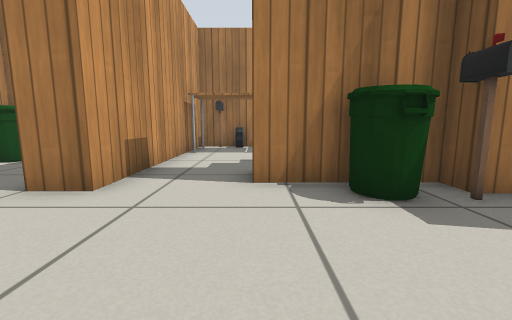
[1] (above)

19 first-person views from a walk through a Gazebo world. The camera is 0.5 m above the floor, tilts 8° down and sees 90° across. Floor lines are 1 m apart. The floor is counted in squares, 0.5 m on a side. Each view is taken from the middle of a square. On the plan, view 1 faces up. The plan holds only what a view shows up to about 11 squares ahead; the rest is blank. Gazebo's built-in surfaces are drawn with simple patterns.

[2]
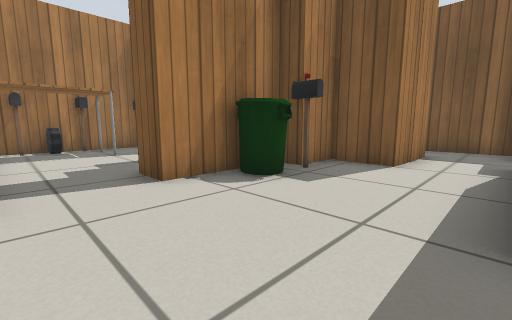

[3]
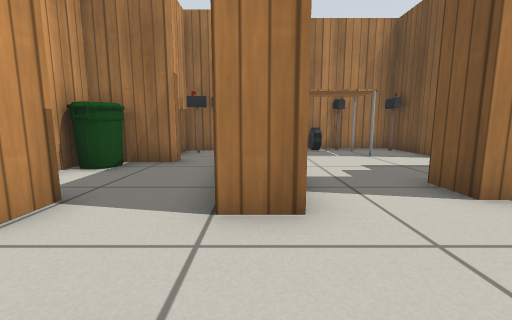

[4]
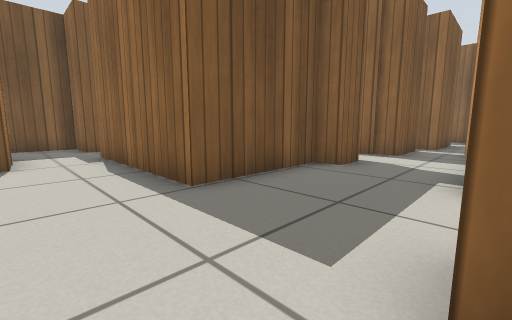

[5]
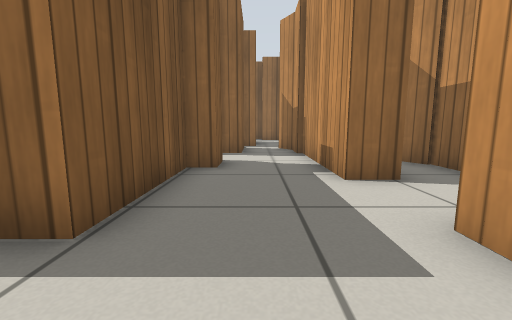

[6]
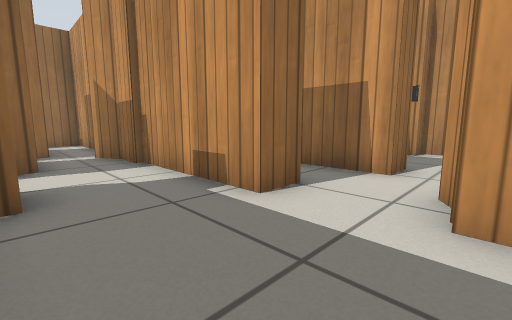

[7]
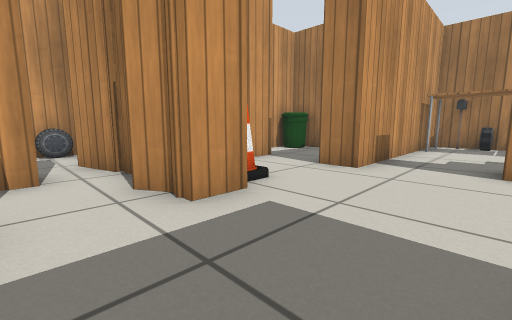

[8]
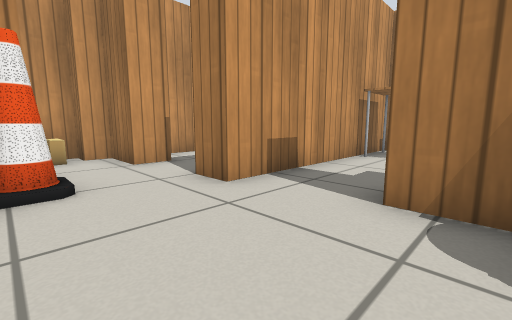

[9]
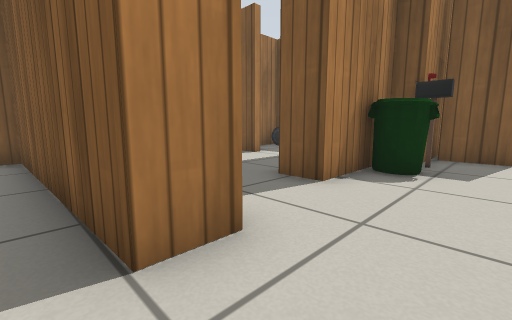

[10]
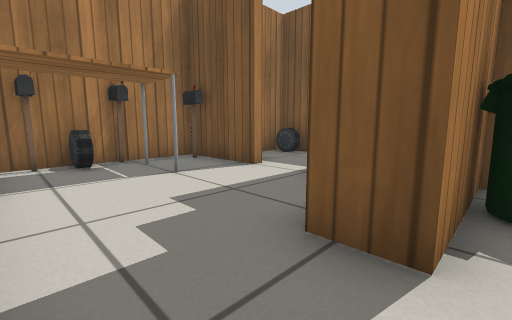

[11]
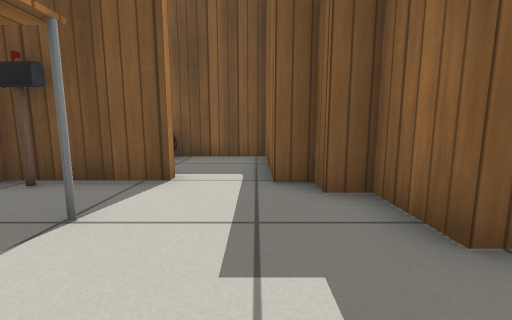

[12]
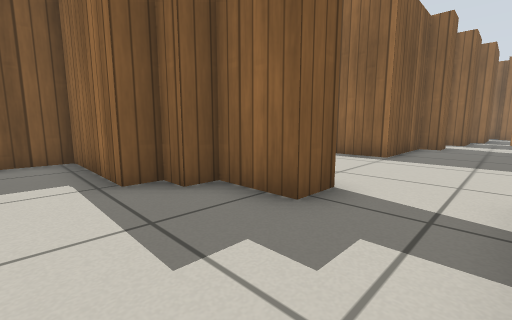

[13]
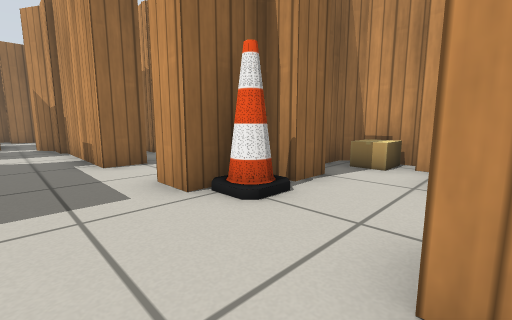

[14]
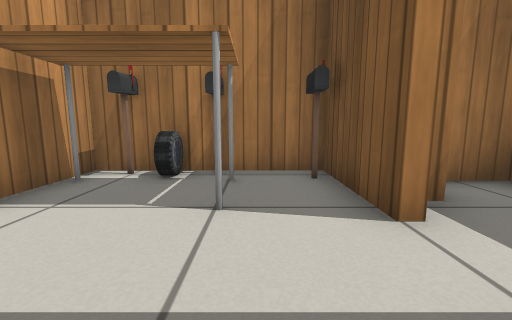

[15]
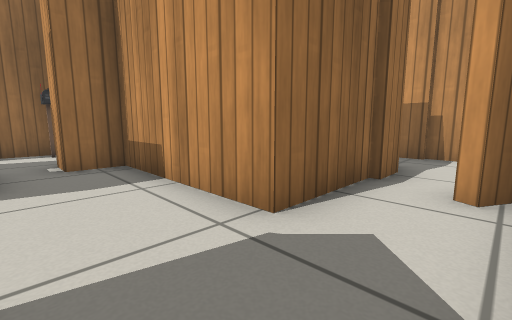

[16]
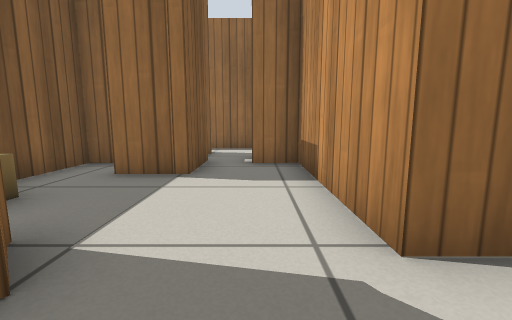

[17]
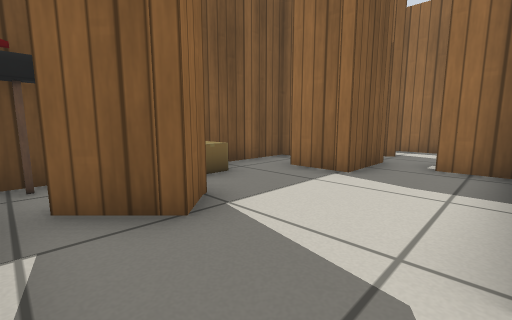

[18]
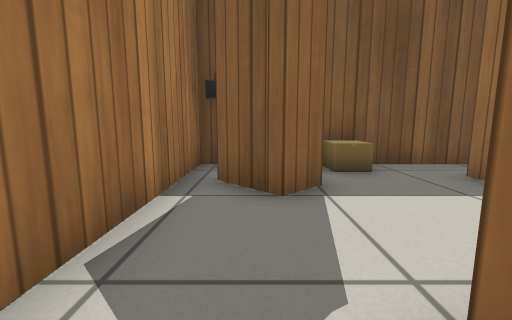

[19]
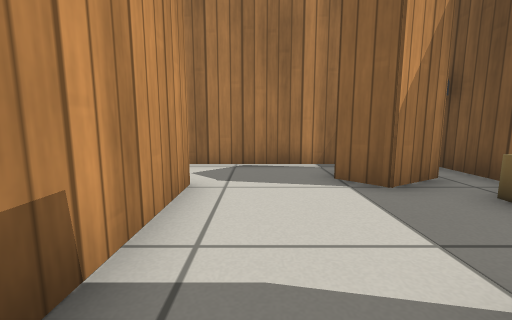

### Floor plan
Points are (right, up) in squares from view 1. A wall is a line through its corners. A room is listed if a view was taken in it or the views show most of it. See-through windows are left out.
Room 1 (views 1, 2, 3, 4, 5, 6, 8, 10, 13)
walls: (0.6, -0.1) (5.9, -0.1); (5.6, 3.7) (3.1, 3.7) (3.1, 4.3) (-0.1, 4.3); (-2.4, 3.7) (-3.4, 3.7); (-2.9, 0.7) (-2.9, -0.3); (7.2, 1.7) (4.5, 1.9) (4.5, 3.5); (7.5, -0.6) (7.5, -0.1) (9.3, -0.1) (9.3, 2.4)
ways out: opening at (-1, 0) to room 2; opening at (-3, 2) to room 3; opening at (-1.5, 5) to room 4
objects: bin (2, 3) to (2, 4); postbox (3, 3)
Room 2 (view 7)
walls: (-0.1, -4.9) (-0.1, -3.8) (0.6, -3.8) (0.6, -0.1); (0.1, -6.6) (1.2, -6.6); (-2.4, -6.6) (-2.4, -7.8) (-1.9, -8.7); (1.1, -6.8) (2.5, -6.8); (-2.6, -2.5) (-2.6, -6.8); (2, -5.2) (1.8, -5.6); (-0.5, -8.9) (-0.5, -6.8) (0.2, -6.8); (-1, -9.7) (-0.2, -9.7)
ways out: opening at (-1, 0) to room 1; opening at (2, -6) to room 5; opening at (-3, -1.5)
Room 3 (view 9)
walls: (-5.6, 1.4) (-4.6, 1.4) (-4.6, 0.7) (-2.9, 0.7); (-5.6, 3.3) (-7.3, 3.3) (-7.3, 2.7) (-8, 2.7) (-8, 1.1) (-7.6, 0.7) (-6.8, 0.7)
ways out: opening at (-3, 2) to room 1; opening at (-4.5, 4) to room 6
objects: cardboard box (-7, 2); cone (-4, 1)
Room 4 (views 11, 12, 14)
walls: (2.5, 8.5) (2.5, 11.4) (-2.4, 11.4) (-2.4, 3.7); (-0.1, 4.3) (-0.1, 5.3) (1.6, 5.3) (1.6, 6) (2.5, 6) (2.5, 6.7)
ways out: opening at (-1.5, 5) to room 1; opening at (3, 7.5) to room 7
objects: table (-2, 9) to (0, 10); postbox (-2, 11); car (-1, 11); postbox (0, 11); postbox (2, 11)
Room 5 (views 15, 16, 17, 18, 19)
walls: (7.1, -7.1) (6.4, -6.4) (7.6, -5.2); (2.5, -6.8) (3.9, -6.8) (3.9, -11.5) (5.1, -11.5); (8.2, -4.6) (3.2, -4.6); (6.3, -12.1) (6.3, -10.1) (7.9, -10.1)
ways out: opening at (2, -6) to room 2; opening at (6.5, -7)
Room 6 (no view inside)
walls: (-5, 7.7) (-7.3, 7.7) (-7.3, 5.1); (-5.6, 4.4) (-5.6, 3.3); (-3.4, 3.7) (-3.7, 10.7) (-5.6, 10.7) (-5.6, 9.6)
ways out: opening at (-4.5, 4) to room 3
objects: bin (-7, 7) to (-6, 7); postbox (-5, 10)
Room 7 (no view inside)
walls: (2.9, 8.5) (2.5, 8.5); (2.5, 6.7) (5.8, 6.7) (5.8, 10.4) (4.2, 10.4)
ways out: opening at (3, 7.5) to room 4
objects: car (5, 10)

Where each view was taken, in squares from view 1:
view 1: 0 up, 0 right, facing up
view 2: 0 up, 2 left, facing up-right
view 3: 1 up, 3 left, facing up
view 4: 2 up, 3 left, facing down-right
view 5: 2 up, 1 left, facing down
view 6: 0 up, 0 right, facing down-left
view 7: 2 down, 0 right, facing up-left
view 8: 1 up, 1 right, facing up-left
view 9: 2 up, 4 left, facing up-right
view 10: 4 up, 2 left, facing up-right
view 11: 7 up, 2 left, facing right
view 12: 8 up, 2 left, facing down-right
view 13: 4 up, 1 left, facing down-left
view 14: 6 up, 1 right, facing up
view 15: 5 down, 6 right, facing down-left
view 16: 5 down, 5 right, facing down
view 17: 5 down, 4 right, facing down-right
view 18: 6 down, 3 right, facing right
view 19: 11 down, 5 right, facing up
